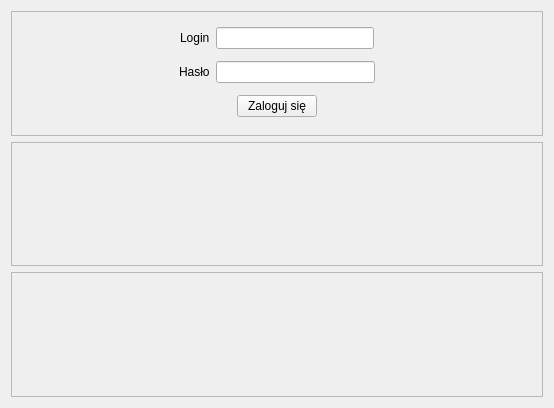
<?xml version="1.0" encoding="UTF-8"?>
<ui version="4.0">
 <class>Form</class>
 <widget class="QWidget" name="Form">
  <property name="geometry">
   <rect>
    <x>0</x>
    <y>0</y>
    <width>554</width>
    <height>408</height>
   </rect>
  </property>
  <property name="windowTitle">
   <string>Form</string>
  </property>
  <layout class="QVBoxLayout" name="verticalLayout_2">
   <item>
    <widget class="QScrollArea" name="scrollArea">
     <property name="widgetResizable">
      <bool>true</bool>
     </property>
     <widget class="QWidget" name="scrollAreaWidgetContents">
      <property name="geometry">
       <rect>
        <x>0</x>
        <y>0</y>
        <width>534</width>
        <height>124</height>
       </rect>
      </property>
      <layout class="QVBoxLayout" name="verticalLayout">
       <item>
        <layout class="QHBoxLayout" name="horizontalLayout">
         <item>
          <spacer name="horizontalSpacer_5">
           <property name="orientation">
            <enum>Qt::Horizontal</enum>
           </property>
           <property name="sizeHint" stdset="0">
            <size>
             <width>40</width>
             <height>20</height>
            </size>
           </property>
          </spacer>
         </item>
         <item>
          <widget class="QLabel" name="label">
           <property name="text">
            <string>Login</string>
           </property>
          </widget>
         </item>
         <item>
          <widget class="QLineEdit" name="login"/>
         </item>
         <item>
          <spacer name="horizontalSpacer_6">
           <property name="orientation">
            <enum>Qt::Horizontal</enum>
           </property>
           <property name="sizeHint" stdset="0">
            <size>
             <width>40</width>
             <height>20</height>
            </size>
           </property>
          </spacer>
         </item>
        </layout>
       </item>
       <item>
        <layout class="QHBoxLayout" name="horizontalLayout_2">
         <item>
          <spacer name="horizontalSpacer_4">
           <property name="orientation">
            <enum>Qt::Horizontal</enum>
           </property>
           <property name="sizeHint" stdset="0">
            <size>
             <width>40</width>
             <height>20</height>
            </size>
           </property>
          </spacer>
         </item>
         <item>
          <widget class="QLabel" name="label_2">
           <property name="text">
            <string>Hasło</string>
           </property>
          </widget>
         </item>
         <item>
          <widget class="QLineEdit" name="password"/>
         </item>
         <item>
          <spacer name="horizontalSpacer_3">
           <property name="orientation">
            <enum>Qt::Horizontal</enum>
           </property>
           <property name="sizeHint" stdset="0">
            <size>
             <width>40</width>
             <height>20</height>
            </size>
           </property>
          </spacer>
         </item>
        </layout>
       </item>
       <item>
        <layout class="QHBoxLayout" name="horizontalLayout_3">
         <item>
          <spacer name="horizontalSpacer">
           <property name="orientation">
            <enum>Qt::Horizontal</enum>
           </property>
           <property name="sizeHint" stdset="0">
            <size>
             <width>40</width>
             <height>20</height>
            </size>
           </property>
          </spacer>
         </item>
         <item>
          <widget class="QPushButton" name="log_in">
           <property name="text">
            <string>Zaloguj się</string>
           </property>
          </widget>
         </item>
         <item>
          <spacer name="horizontalSpacer_2">
           <property name="orientation">
            <enum>Qt::Horizontal</enum>
           </property>
           <property name="sizeHint" stdset="0">
            <size>
             <width>40</width>
             <height>20</height>
            </size>
           </property>
          </spacer>
         </item>
        </layout>
       </item>
      </layout>
     </widget>
    </widget>
   </item>
   <item>
    <widget class="QScrollArea" name="scrollArea_2">
     <property name="widgetResizable">
      <bool>true</bool>
     </property>
     <widget class="QWidget" name="scrollAreaWidgetContents_2">
      <property name="geometry">
       <rect>
        <x>0</x>
        <y>0</y>
        <width>534</width>
        <height>124</height>
       </rect>
      </property>
     </widget>
    </widget>
   </item>
   <item>
    <widget class="QScrollArea" name="scrollArea_3">
     <property name="widgetResizable">
      <bool>true</bool>
     </property>
     <widget class="QWidget" name="scrollAreaWidgetContents_3">
      <property name="geometry">
       <rect>
        <x>0</x>
        <y>0</y>
        <width>534</width>
        <height>124</height>
       </rect>
      </property>
     </widget>
    </widget>
   </item>
  </layout>
 </widget>
 <resources/>
 <connections/>
</ui>
